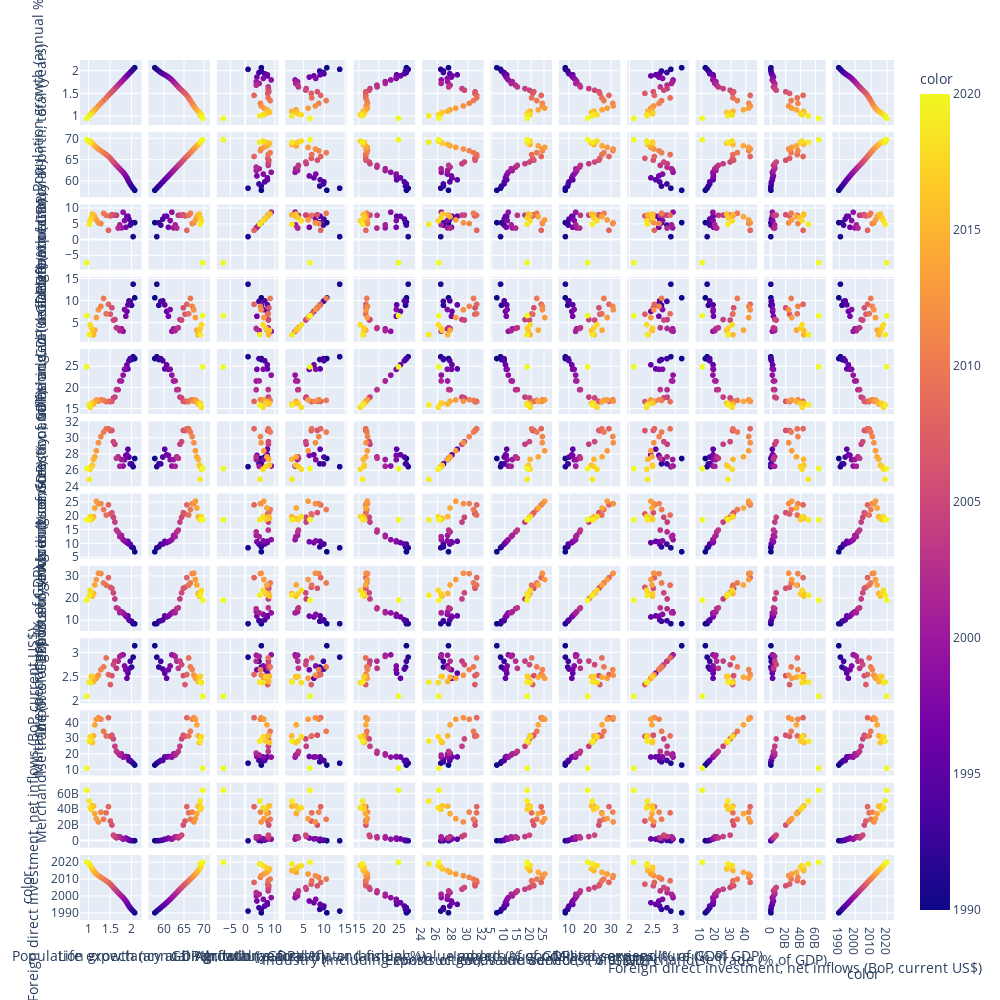

Write notebook code for a chart like this one.
### Code cell
fig = px.scatter_matrix(df[['Population growth (annual %)',
       'Life expectancy at birth, total (years)', 
       'GDP growth (annual %)', 'Inflation, GDP deflator (annual %)',
       'Agriculture, forestry, and fishing, value added (% of GDP)',
       'Industry (including construction), value added (% of GDP)',
       'Exports of goods and services (% of GDP)',
       'Imports of goods and services (% of GDP)',
       'Military expenditure (% of GDP)', 'Merchandise trade (% of GDP)',
       'Foreign direct investment, net inflows (BoP, current US$)']],color=df['Year'],height=1000,width=1000)
fig.update_layout(
                  dragmode='select',
                  width=1000,
                  height=1000,
                  hovermode='closest')
fig.show()

### Figure 1 — Plotly figure (JSON) as saved in the notebook; plotly's stock layout.template omitted (floating-point values rounded to 4 significant figures)
{"data": [{"dimensions": [{"axis": {"matches": true}, "label": "Population growth (annual %)", "values": [2.076, 2.04, 2.003, 1.971, 1.943, 1.919, 1.895, 1.869, 1.84, 1.806, 1.768, 1.729, 1.69, 1.651, 1.615, 1.58, 1.546, 1.509, 1.465, 1.411, 1.35, 1.289, 1.232, 1.183, 1.146, 1.117, 1.09, 1.063, 1.037, 1.015, 0.96]}, {"axis": {"matches": true}, "label": "Life expectancy at birth, total (years)", "values": [57.87, 58.35, 58.85, 59.35, 59.84, 60.32, 60.78, 61.23, 61.67, 62.09, 62.51, 62.91, 63.3, 63.7, 64.09, 64.5, 64.92, 65.35, 65.79, 66.24, 66.69, 67.13, 67.55, 67.93, 68.29, 68.61, 68.9, 69.17, 69.42, 69.12, 69.73]}, {"axis": {"matches": true}, "label": "GDP growth (annual %)", "values": [5.533, 1.057, 5.482, 4.751, 6.659, 7.574, 7.55, 4.05, 6.184, 8.846, 3.841, 4.824, 3.804, 7.86, 7.923, 7.923, 8.061, 7.661, 3.087, 7.862, 8.498, 5.241, 5.456, 6.386, 7.41, 7.996, 8.256, 7.044, 6.12, 5.024, -7.25]}, {"axis": {"matches": true}, "label": "Inflation, GDP deflator (annual %)", "values": [10.67, 13.75, 8.965, 9.862, 9.98, 9.063, 7.575, 6.476, 8.01, 3.068, 3.645, 3.216, 3.716, 3.868, 5.725, 5.622, 8.401, 6.944, 9.194, 7.04, 10.53, 8.734, 7.934, 6.187, 3.332, 2.28, 3.238, 3.778, 4.556, 2.311, 6.62]}, {"axis": {"matches": true}, "label": "Agriculture, forestry, and fishing, value added (% of GDP)", "values": [26.9, 27.33, 26.67, 26.88, 26.39, 24.46, 25.42, 24.35, 24.38, 22.99, 21.61, 21.62, 19.54, 19.58, 17.81, 17.62, 16.81, 16.75, 16.79, 16.74, 17.03, 17.19, 16.85, 17.15, 16.79, 16.17, 16.36, 16.36, 15.41, 15.96, 24.93]}, {"axis": {"matches": true}, "label": "Industry (including construction), value added (% of GDP)", "values": [27.45, 26.44, 26.79, 26.78, 27.63, 28.6, 27.91, 27.84, 27.3, 26.52, 27.33, 26.49, 27.66, 27.47, 29.22, 29.53, 30.93, 30.9, 31.14, 31.12, 30.73, 30.16, 29.4, 28.4, 27.66, 27.35, 26.62, 26.48, 26.13, 24.88, 26.2]}, {"axis": {"matches": true}, "label": "Exports of goods and services (% of GDP)", "values": [7.053, 8.494, 8.843, 9.834, 9.888, 10.84, 10.39, 10.69, 11.02, 11.45, 13.0, 12.56, 14.26, 14.95, 17.86, 19.61, 21.27, 20.8, 24.1, 20.4, 22.4, 24.54, 24.53, 25.43, 22.97, 19.81, 19.16, 18.78, 19.85, 18.66, 18.71]}, {"axis": {"matches": true}, "label": "Imports of goods and services (% of GDP)", "values": [8.453, 8.493, 9.59, 9.817, 10.19, 12.02, 11.54, 11.93, 12.68, 13.36, 13.9, 13.43, 15.24, 15.64, 19.64, 22.4, 24.46, 24.89, 29.27, 25.87, 26.85, 31.08, 31.26, 28.41, 25.95, 22.11, 20.92, 21.94, 23.55, 21.36, 19.1]}, {"axis": {"matches": true}, "label": "Military expenditure (% of GDP)", "values": [3.146, 2.91, 2.705, 2.824, 2.665, 2.578, 2.473, 2.648, 2.727, 2.957, 2.949, 2.924, 2.827, 2.678, 2.829, 2.755, 2.527, 2.343, 2.55, 2.893, 2.707, 2.651, 2.537, 2.473, 2.497, 2.405, 2.506, 2.51, 2.383, 2.395, 2.1]}, {"axis": {"matches": true}, "label": "Merchandise trade (% of GDP)", "values": [12.94, 14.13, 14.99, 15.88, 15.85, 18.13, 18.08, 18.38, 18.14, 18.01, 20.05, 19.31, 20.54, 21.64, 24.88, 29.56, 31.93, 31.19, 43.03, 31.46, 34.41, 42.09, 43.03, 42.02, 38.53, 31.47, 27.29, 28.24, 30.93, 28.18, 10.9]}, {"axis": {"matches": true}, "label": "Foreign direct investment, net inflows (BoP, current US$)", "values": [236690000, 73540000.0, 276512439, 550400000.0, 973300000.0, 2143628110, 2426057022, 3577330042, 2634651658, 2168591054, 3584217307, 5128093562, 5208967106, 3681984671, 5429250990, 7269407226, 20029119267, 25227740887, 43406277076, 35581372930, 27396885034, 36498654598, 23995685014, 28153031270, 34576643694, 44009492130, 44458571546, 39966091359, 42117450737, 50610647354, 64362360000]}, {"axis": {"matches": true}, "label": "color", "values": [1990, 1991, 1992, 1993, 1994, 1995, 1996, 1997, 1998, 1999, 2000, 2001, 2002, 2003, 2004, 2005, 2006, 2007, 2008, 2009, 2010, 2011, 2012, 2013, 2014, 2015, 2016, 2017, 2018, 2019, 2020]}], "hovertemplate": "%{xaxis.title.text}=%{x}<br>%{yaxis.title.text}=%{y}<br>color=%{marker.color}<extra></extra>", "legendgroup": "", "marker": {"color": [1990, 1991, 1992, 1993, 1994, 1995, 1996, 1997, 1998, 1999, 2000, 2001, 2002, 2003, 2004, 2005, 2006, 2007, 2008, 2009, 2010, 2011, 2012, 2013, 2014, 2015, 2016, 2017, 2018, 2019, 2020], "coloraxis": "coloraxis", "symbol": "circle"}, "name": "", "showlegend": false, "type": "splom"}], "layout": {"coloraxis": {"colorbar": {"title": {"text": "color"}}, "colorscale": [[0, "#0d0887"], [0.1111, "#46039f"], [0.2222, "#7201a8"], [0.3333, "#9c179e"], [0.4444, "#bd3786"], [0.5556, "#d8576b"], [0.6667, "#ed7953"], [0.7778, "#fb9f3a"], [0.8889, "#fdca26"], [1, "#f0f921"]]}, "dragmode": "select", "height": 1000, "hovermode": "closest", "legend": {"tracegroupgap": 0}, "margin": {"t": 60}, "width": 1000}}
